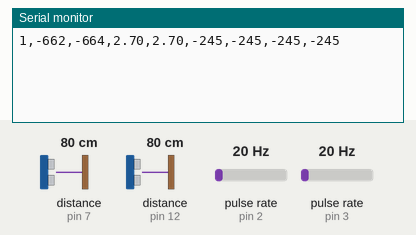
A sketch run on a simulated Arduino Uno, built with avr-gcc and run on an emulated ATmega328P. Shown: the last lines printed to the serial monitor. Wiring (inferred from the names in the program): 2 × ultrasonic range finder: trigger pin 8, echo pin 7 / trigger pin 11, echo pin 12; 2 × pulse sensor: data pin 2 / data pin 3. The inputs (shaded band) are chosen by the test bench; at power-on: distance to the obstacle (sensors on pin 7, pin 12) 80 cm, pulse rate (sensors on pin 2, pin 3) 20 Hz. The echo pulse lasts 58.3 µs per cm.

Above: at 1.2 s.
1.3 s: distance to the obstacle (sensor on pin 7) set to 2 cm
At 2.6 s:
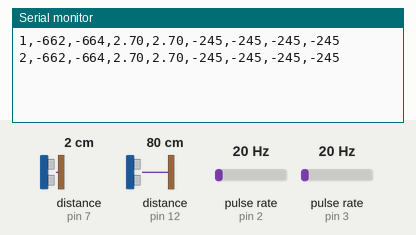
2.8 s: distance to the obstacle (sensor on pin 12) set to 2 cm
At 3.4 s:
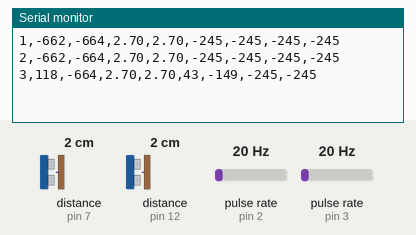
4.3 s: pulse rate (sensor on pin 2) set to 4 Hz
At 5.5 s:
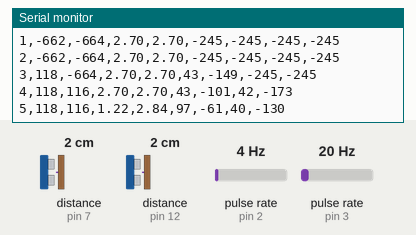
5.8 s: pulse rate (sensor on pin 3) set to 4 Hz
At 6.6 s:
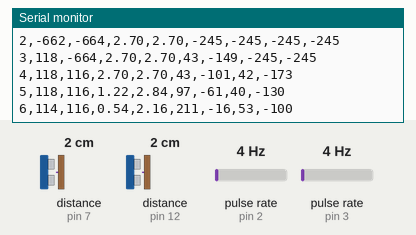
7.3 s: distance to the obstacle (sensor on pin 7) set to 4 cm
At 8.6 s:
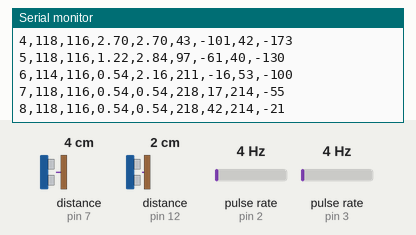
8.8 s: distance to the obstacle (sensor on pin 12) set to 4 cm
At 9.9 s:
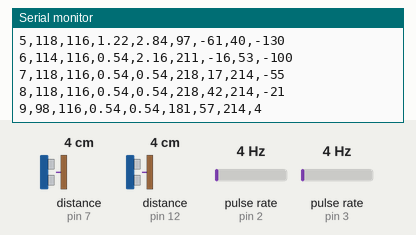
Timing chart, 0 to 11.3 s (numbered marks = the images above; inputs shaded):
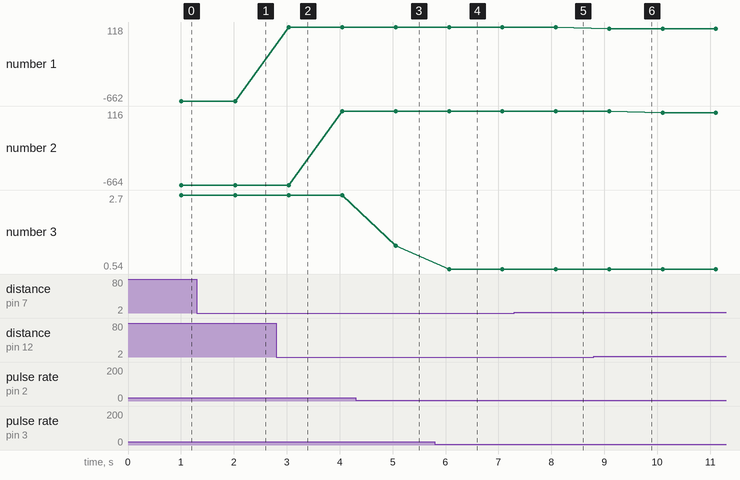

Measured:
- after the input at 4.3 s, the serial monitor: prints a new line after 0.76 s (image 3)
- after the input at 5.8 s, the serial monitor: prints a new line after 0.27 s (image 4)
- plotted number 2: -664 → 116 after the input at 2.8 s, 116 → 96 after the input at 8.8 s
- plotted number 3: 2.7 → 1.22 after the input at 4.3 s

The sketch:

test_flow_sensor.ino
```cpp
/*
 *    Desenvolvido por ANDRE ABREU RODRIGUES DE ALMEIDA
 *    Matricula 12/0007100
 *
 *    Trabalho de Controle Digital
 *
 *    Descrição: Calcula os valores de R baseado em fluxo e nível
 *
 *    Referencia:
 *    (1) K. Ogata.Modern Control Engineering, chapter 4, pages 100–158.
 *                Prentice Hall, 5th edition,2009
 */

//Definicao de pinos

  // Sensores ultrassonicos (nivel)
#define echoPin_US_A 7 // Define o pino D7 como ECHO do sensor ultrassonico(HC-SR04) A
#define trigPin_US_A 8 // Define o pino D8 (PWM) como TRIG do sensor ultrassonico(HC-SR04) A
#define echoPin_US_B 12 // Define o pino D12 como ECHO do sensor ultrassonico(HC-SR04) B
#define trigPin_US_B 11 // Define o pino D11 (PWM) como TRIG do sensor ultrassonico(HC-SR04) B
  // Sensores de fluxo
#define flowPin_A 2 // Define o pino D2 como pino de dados do sensor de fluxo (YF-S401) A
#define flowPin_B 3 // Define o pino D3 como pino de dados do sensor de fluxo (YF-S401) B
  // Unidades internas do programa
#define delayMultiplier 1   //PARA ALTERAR O TEMPO DE AMOSTRAGEM (TS), UTILIZAR ESTE DEFINE

//Variaveis globais

  // Sensores ultrassonicos (nivel)
int distanceFromSensorA, distanceFromSensorB; // Variavel da afericao de distancia
int sumA, sumB; // Variaveis contendo a soma das distancias
int averageA, averageB; // Variaveis que armazenam a media da distancia
int headA, headB; // Variaveis do nível de liquido
int i;  //iterador
  // Sensores de fluxo
double flowRate_A;  // Variavel que armazena o a vazao/fluxo do tanque A
double flowRate_B;  // Variavel que armazena o a vazao/fluxo do tanque B
volatile int count1; // Precisa ser declarado como volatil para ser calculado
                          // corretamente durante as interrupções
volatile int count2; // Precisa ser declarado como volatil para ser calculado
                          // corretamente durante as interrupções
int rA, rB;  // Variavel instantanea R para calculo de polos e zeros
int rMedioA, rMedioB;  // Variavel para armazenar valor medio de R

void setup() {
  //Define entradas e saidas
  pinMode(trigPin_US_A, OUTPUT); // Define o pino de TRIG do sensor US1 como saida
  pinMode(echoPin_US_A, INPUT); // Define o pino de ECHO do sensor US1 como entrada
  pinMode(trigPin_US_B, OUTPUT); // Define o pino de TRIG do sensor US2 como saida
  pinMode(echoPin_US_B, INPUT); // Define o pino de ECHO do sensor US2 como entrada
  pinMode(flowRate_A, INPUT);   //Define o pino de dados do sensor de fluxo A como entrada
  pinMode(flowRate_B, INPUT);   //Define o pino de dados do sensor de fluxo B como entrada

  // Define as interrupcoes
  attachInterrupt(digitalPinToInterrupt(flowPin_A), flow1, RISING);  // Configura interrupção
                                   // do pino 2 do Arduino para executar a funcao "flow"
  attachInterrupt(digitalPinToInterrupt(flowPin_B), flow2, RISING);  // Configura interrupção
                                   // do pino 3 do Arduino para executar a funcao "flow"

  //Define frequencia de comunicacao serial
  Serial.begin(9600); // Define BAUDRATE em 9600

  //Inicia variaveis
  distanceFromSensorA = 0;
  distanceFromSensorB = 0;
  sumA = 0;
  sumB = 0;
  averageA = 0;
  averageB = 0;
  i = 0;
  rA = 0;
  rB = 0;
  rMedioA = 0;
  rMedioB = 0;
}

void loop() {
  // Medicao de nivel dos tanques
    // Lê distancia do sensor ultrassonico A
  distanceFromSensorA = leDistancia(trigPin_US_A, echoPin_US_A);
  distanceFromSensorB = leDistancia(trigPin_US_B, echoPin_US_B);
    // Calcula o nível de líquido
  headA = 134 - distanceFromSensorA;
  headB = 132 - distanceFromSensorB;
  //media(headA, headB);

  // Medicao de fluxo de saida dos tanques
    // Executa interrupcoes
  count1 = 0;     // Reseta o contador para iniciar do 0 a cada ciclo
  count2 = 0;     // Reseta o contador para iniciar do 0 a cada ciclo
  interrupts();   // Habilita as interrupcoes do Arduino
  delay(1000);    // Aguarda 1 segundo
  noInterrupts(); // Desablita interrupcoes do Arduino
    // Calcula fluxo
  flowRate_A = (count1 * 2.25 / delayMultiplier);   // Multiplica os pulsos contados por 2.25mL   (mL/s)
  flowRate_B = (count2 * 2.25 / delayMultiplier);   // Multiplica os pulsos contados por 2.25mL   (mL/s)
    // Ajusta unidades
  flowRate_A = flowRate_A * 60;   // Converte segundos para minutos (mL / Minuto)
  flowRate_B = flowRate_B * 60;   // Converte segundos para minutos (mL / Minuto)
  flowRate_A = flowRate_A / 1000; // Converte mL para litro (L / min)
  flowRate_B = flowRate_B / 1000; // Converte mL para litro (L / min)

  // Calculo de R para alocacao de polos e zeros empiricos
  rA = headA / flowRate_A;  // A partir de Ogata(1): q = h / R ---> R = h / q
  rB = headB / flowRate_B;  // A partir de Ogata(1): q = h / R ---> R = h / q
  media(rA, rB);
  rMedioA = averageA;
  rMedioB = averageB;

  //imprime();
  imprimeCSV();

  delay(1000 * delayMultiplier);
}


int leDistancia (int trigPin, int echoPin){
  long duratFCT;
  int distFCT;
  digitalWrite(trigPin, LOW);   // Limpa o trigPin
  delayMicroseconds(2);
  digitalWrite(trigPin, HIGH);    // Ativa o trigPin por 10ms
  delayMicroseconds(10);
  digitalWrite(trigPin, LOW);   // Desativa o trigPin
  // Leitura do echoPin para o tempo de retorno do som emitido em microsegundos
  duratFCT = pulseIn(echoPin, HIGH);
  // Calculando a distancia de viagem da onda sonora
  distFCT = duratFCT * 343 / 1000;
          // Tempo de propagacao * Velocidade do som
          // Velocidade do som = 0.343 mm/us
  distFCT = distFCT / 2;  // Divide por 2 para considerar trecho de ida e retorno do som
  return distFCT; //em mm
}


void media (int numberA, int numberB){
  i++;
  sumA = sumA + numberA;
  averageA = sumA / i;
  sumB = sumB + numberB;
  averageB = sumB / i;
}


void flow1 (){
  count1++;
}


void flow2 (){
  count2++;
}


void imprime(){
  Serial.print("Tempo: ");
  Serial.print(millis()/1000);
  Serial.print("s - Nivel A: ");
  Serial.print(headA);
  Serial.print("mm - Nivel B: ");
  Serial.print(headB);
  Serial.print("mm - Fluxo A: ");
  Serial.print(flowRate_A);
  Serial.print("L/min - Fluxo B: ");
  Serial.print(flowRate_B);
  Serial.println("L/min");

  Serial.print("R_A: ");
  Serial.print(rA);
  Serial.print(" - R_A_med: ");
  Serial.print(rMedioA);
  Serial.print(" - R_B: ");
  Serial.print(rB);
  Serial.print(" - R_B_med: ");
  Serial.println(rMedioB);
}


void imprimeCSV (){
  Serial.print(millis()/1000);
  Serial.print(",");
  Serial.print(headA);
  Serial.print(",");
  Serial.print(headB);
  Serial.print(",");
  Serial.print(flowRate_A);
  Serial.print(",");
  Serial.print(flowRate_B);
  Serial.print(",");

  Serial.print(rA);
  Serial.print(",");
  Serial.print(rMedioA);
  Serial.print(",");
  Serial.print(rB);
  Serial.print(",");
  Serial.println(rMedioB);
}
```
